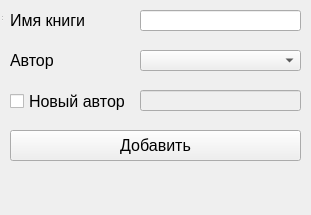
<?xml version="1.0" encoding="UTF-8"?>
<ui version="4.0">
 <class>MainWindow</class>
 <widget class="QWidget" name="MainWindow">
  <property name="geometry">
   <rect>
    <x>0</x>
    <y>0</y>
    <width>311</width>
    <height>215</height>
   </rect>
  </property>
  <property name="windowTitle">
   <string>MainWindow</string>
  </property>
  <widget class="QWidget" name="centralwidget" native="true">
   <property name="geometry">
    <rect>
     <x>0</x>
     <y>0</y>
     <width>311</width>
     <height>211</height>
    </rect>
   </property>
   <widget class="QLabel" name="label">
    <property name="geometry">
     <rect>
      <x>10</x>
      <y>10</y>
      <width>121</width>
      <height>21</height>
     </rect>
    </property>
    <property name="font">
     <font>
      <pointsize>12</pointsize>
     </font>
    </property>
    <property name="text">
     <string>Имя книги</string>
    </property>
   </widget>
   <widget class="QLineEdit" name="add_author">
    <property name="geometry">
     <rect>
      <x>140</x>
      <y>10</y>
      <width>161</width>
      <height>21</height>
     </rect>
    </property>
   </widget>
   <widget class="QLabel" name="label_2">
    <property name="geometry">
     <rect>
      <x>10</x>
      <y>50</y>
      <width>91</width>
      <height>21</height>
     </rect>
    </property>
    <property name="font">
     <font>
      <pointsize>12</pointsize>
     </font>
    </property>
    <property name="text">
     <string>Автор</string>
    </property>
   </widget>
   <widget class="QComboBox" name="box_add_author">
    <property name="geometry">
     <rect>
      <x>140</x>
      <y>50</y>
      <width>161</width>
      <height>21</height>
     </rect>
    </property>
   </widget>
   <widget class="QLineEdit" name="add_new_author">
    <property name="enabled">
     <bool>false</bool>
    </property>
    <property name="geometry">
     <rect>
      <x>140</x>
      <y>90</y>
      <width>161</width>
      <height>21</height>
     </rect>
    </property>
   </widget>
   <widget class="QPushButton" name="btn_add_ab">
    <property name="geometry">
     <rect>
      <x>10</x>
      <y>130</y>
      <width>291</width>
      <height>31</height>
     </rect>
    </property>
    <property name="font">
     <font>
      <pointsize>12</pointsize>
     </font>
    </property>
    <property name="text">
     <string>Добавить</string>
    </property>
   </widget>
   <widget class="QCheckBox" name="chekbox_author">
    <property name="geometry">
     <rect>
      <x>10</x>
      <y>90</y>
      <width>131</width>
      <height>23</height>
     </rect>
    </property>
    <property name="font">
     <font>
      <pointsize>12</pointsize>
     </font>
    </property>
    <property name="text">
     <string>Новый автор</string>
    </property>
   </widget>
   <widget class="QLabel" name="label_warning">
    <property name="geometry">
     <rect>
      <x>10</x>
      <y>169</y>
      <width>291</width>
      <height>31</height>
     </rect>
    </property>
    <property name="font">
     <font>
      <pointsize>12</pointsize>
     </font>
    </property>
    <property name="text">
     <string/>
    </property>
   </widget>
  </widget>
  <widget class="QStatusBar" name="statusbar">
   <property name="geometry">
    <rect>
     <x>0</x>
     <y>0</y>
     <width>3</width>
     <height>22</height>
    </rect>
   </property>
  </widget>
 </widget>
 <resources/>
 <connections/>
</ui>
